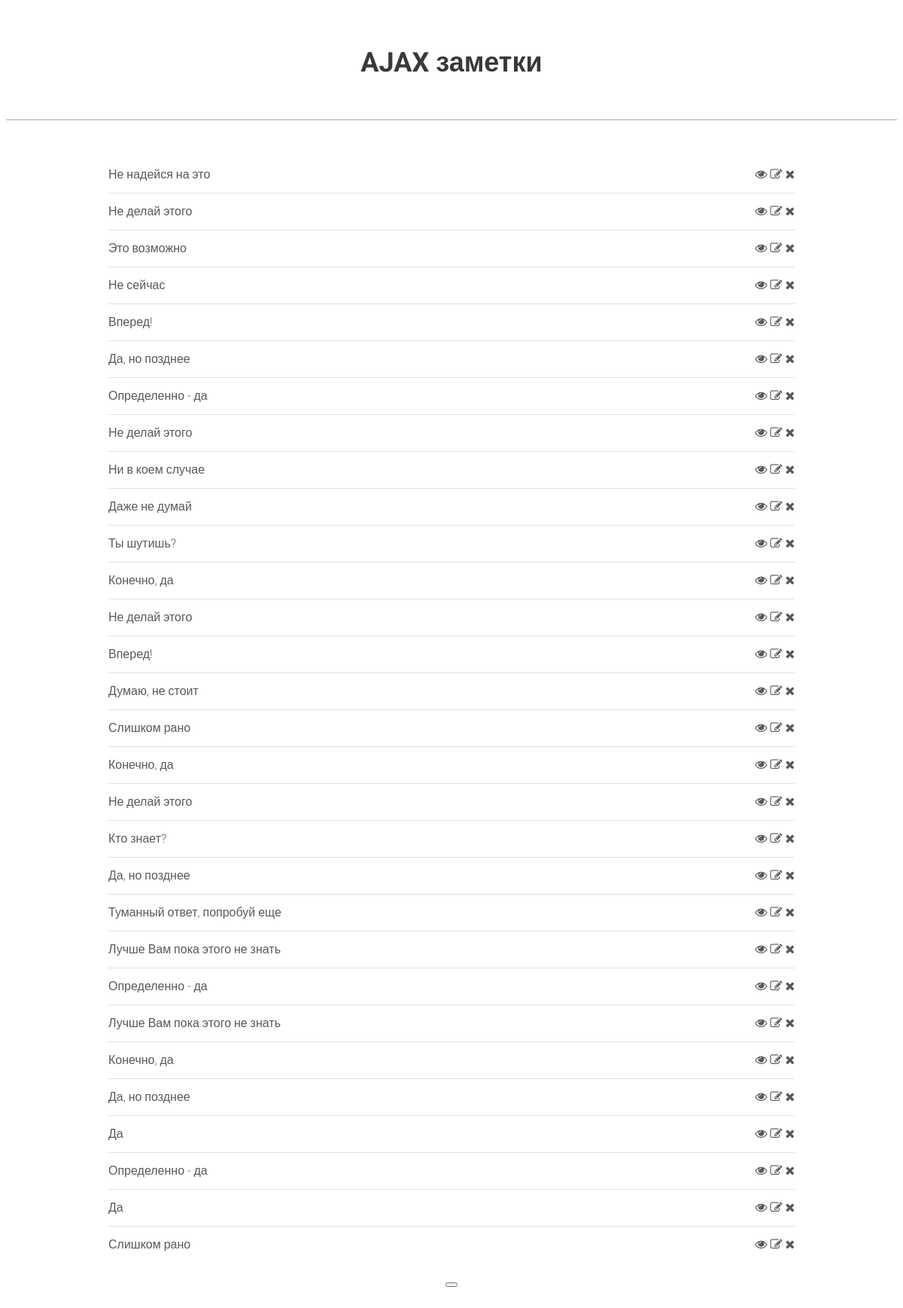
The page / on the database its author committed.
### tables this page shows
CREATE TABLE `tasks` (
  `id` int(11) NOT NULL,
  `id_task` int(11) NOT NULL,
  `task` varchar(255) NOT NULL
);

### requests.php (called while the page is built, shortened)
<?php
$connect = mysqli_connect(
    'localhost',
    'root',
    'root',
    'lb3');
function getTasks() {
    global $connect;
    $sql = " SELECT * FROM `tasks` ";
    $result = mysqli_query($connect, $sql);
    return $result;
}

### index.php (the view, shortened to what this page needs)
<?php
require "requests.php";
?>
<!DOCTYPE html>
<html lang="en">
<head>
  <link rel="stylesheet" href="http://meyerweb.com/eric/tools/css/reset/reset.css">
  <link rel="stylesheet" href="http://maxcdn.bootstrapcdn.com/font-awesome/4.3.0/css/font-awesome.min.css">
  <link rel="stylesheet" href="css/style.css">
</head>
<body>
  <header class="primary-header">
    <div class="container">
      <h1 class="primary-header__title">
          AJAX заметки
      </h1>
    </div>
  </header>
  <main class="content">
    <div class="container">
      <ul id="tasks" class="tasks">
          <?php
            $tasks = getTasks();
          if (mysqli_num_rows($tasks) > 0) {
              while($row = mysqli_fetch_assoc($tasks)) { ?>
                  <li class="task" data-id="<?php echo $row["id_task"]; ?>">
                      <div class="task__content">
                          <?php echo $row["task"]; ?>
                      </div>
                      <div class="task__actions">
                          <i class="fa fa-eye"></i>
                          <i class="fa fa-edit"></i>
                          <i class="fa fa-times"></i>
                      </div>
                  </li>
             <?php }
          }
          ?>
      </ul>
    </div>
          <div class="content__footer">
        <button id="time"></button>
      </div>
  </main>
</body>
</html>

### css/style.css (style rules this page uses)
*, *::before, *::after { box-sizing: border-box; }
body { color: #595959; font-family: "Roboto", sans-serif; font-size: 16px; font-weight: 300; line-height: 1.5; }
.container { margin: 0 auto; padding: 0 24px; max-width: 960px; }
.primary-header { padding: 24px 0; text-align: center; border-bottom: solid 2px #cfcfcf; }
.primary-header__title { color: #393939; font-size: 36px; }
.content { padding: 48px 0; border-bottom: solid 2px #cfcfcf; }
.content__footer { margin-top: 12px; text-align: center; }
.tasks { list-style: none; margin: 0; padding: 0; }
.task { display: flex; justify-content: space-between; padding: 12px 0; border-bottom: solid 1px #dfdfdf; }
.task:last-child { border-bottom: none; }

### rows shown on the page
tasks: task "Не надейся на это"
tasks: task "Не делай этого"
tasks: task "Это возможно"
tasks: task "Не сейчас"
tasks: task "Вперед!"
tasks: task "Да, но позднее"
tasks: task "Определенно - да"
tasks: task "Не делай этого"
tasks: task "Ни в коем случае"
tasks: task "Даже не думай"
tasks: task "Ты шутишь?"
tasks: task "Конечно, да"
tasks: task "Не делай этого"
tasks: task "Вперед!"
tasks: task "Думаю, не стоит"
tasks: task "Слишком рано"
tasks: task "Конечно, да"
tasks: task "Не делай этого"
tasks: task "Кто знает?"
tasks: task "Да, но позднее"
tasks: task "Туманный ответ, попробуй еще"
tasks: task "Лучше Вам пока этого не знать"
tasks: task "Определенно - да"
tasks: task "Лучше Вам пока этого не знать"
tasks: task "Конечно, да"
tasks: task "Да, но позднее"
tasks: task "Да"
tasks: task "Определенно - да"
tasks: task "Да"
tasks: task "Слишком рано"
